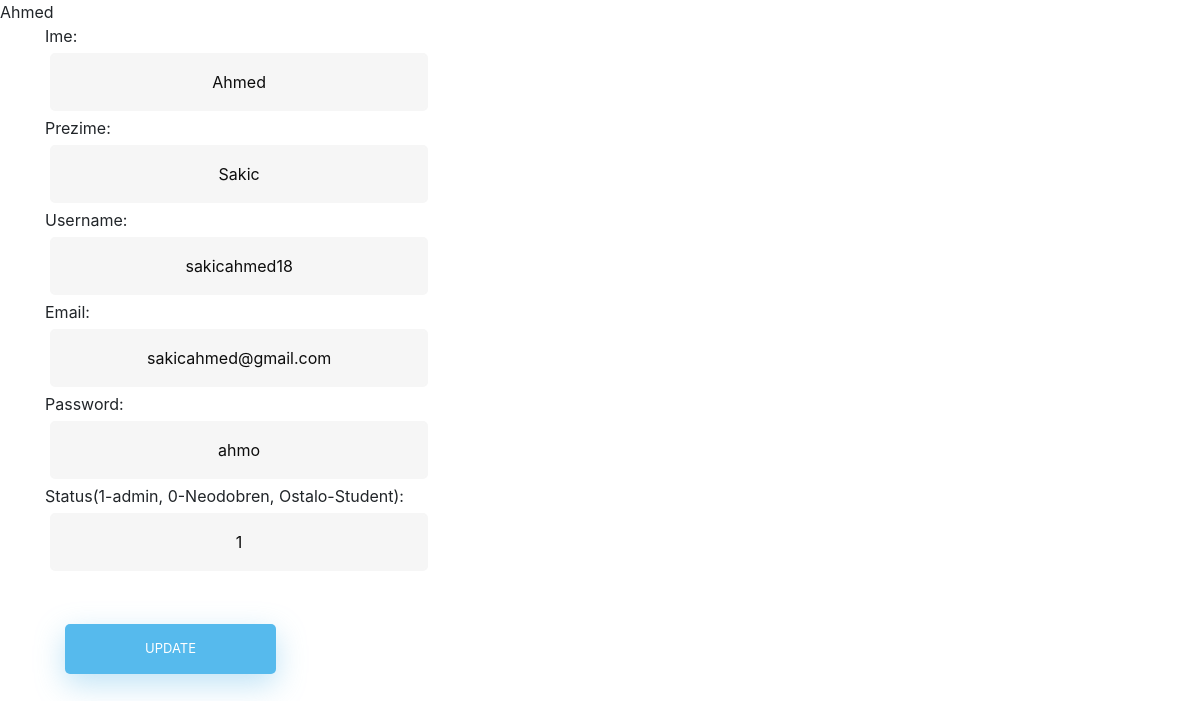
/PHPproject/update.php?a=sakicahmed18, run on the app's committed database.
### tables this page shows
CREATE TABLE `users` (
  `user_id` int(255) NOT NULL,
  `Ime` varchar(255) NOT NULL,
  `Prezime` varchar(255) NOT NULL,
  `Password` varchar(255) NOT NULL,
  `Username` varchar(255) NOT NULL,
  `Email` varchar(255) NOT NULL,
  `Administrator` int(1) NOT NULL
);

### PHPproject/update.php (the view, shortened to what this page needs)
<?php require_once "includes/database.php" ?>
<?php
$usname=$_GET["a"];
$updateqry="SELECT Ime,Prezime,Password,Email,Administrator FROM users WHERE Username='$usname'";
$res=mysqli_query($conn,$updateqry);
$row = mysqli_fetch_assoc($res);
?>
<!DOCTYPE html>
<html lang="en">
<head>
     <link rel="stylesheet" href="style.css">
      <link rel="stylesheet" href="https://maxcdn.bootstrapcdn.com/bootstrap/4.5.2/css/bootstrap.min.css">
</head>
<body>
    <div class="container">
        <div class="row">
            <div class="col-md-5">
                <form action="test.php" method="post">
      Ime:  <br>
    <input type="text"  name="ime" id="ime" value=<?php echo $row['Ime'] ?> >
    Prezime:
    <input type="text"  name="prezime" id="prezime" value=<?php echo $row['Prezime'] ?>>
    Username:
    <input type="text"  name="username" id="username" value=<?php echo $usname ?> >
<br>
    Email:  <br>
    <input type="text"  name="email" id="email" value=<?php echo $row['Email'] ?>>
<br>
    Password:
    <input type="text"  name="psw" id="psw" value=<?php echo $row['Password'] ?> >
    Status(1-admin, 0-Neodobren, Ostalo-Student):
    <input type="text"  name="adm" id="adm" value=<?php echo $row['Administrator'] ?> >
      <input class="mt-5" type="submit" value="UPDATE" name="UPDATE">
    </form>
            </div>
        </div>
    </div>
</body>
</html>

### PHPproject/style.css (style rules this page uses)
input[type=button], input[type=submit], input[type=reset] { background-color: #56baed; border: none; color: white; padding: 15px 80px; text-align: center; text-decoration: none; display: inline-block; text-transform: uppercase; font-size: 13px; box-shadow: 0 10px 30px 0 rgba(95,186,233,0.4); box-shadow: 0 10px 30px 0 rgba(95,186,233,0.4); border-radius: 5px 5px 5px 5px; border-radius: 5px 5px 5px 5px; margin: 5px 20px 40px 20px; transition: all 0.3s ease-in-out; transition: all 0.3s ease-in-out; transition: all 0.3s ease-in-out; transition: all 0.3s ease-in-out; transition: all 0.3s ease-in-out; }
input[type=text] { background-color: #f6f6f6; border: none; color: #0d0d0d; padding: 15px 32px; text-align: center; text-decoration: none; display: inline-block; font-size: 16px; margin: 5px; width: 85%; border: 2px solid #f6f6f6; transition: all 0.5s ease-in-out; transition: all 0.5s ease-in-out; transition: all 0.5s ease-in-out; transition: all 0.5s ease-in-out; transition: all 0.5s ease-in-out; border-radius: 5px 5px 5px 5px; border-radius: 5px 5px 5px 5px; }
input[type=text]:placeholder { color: #cccccc; }

### data on the page
users: ime "Ahmed", prezime "Sakic", email "sakicahmed@gmail.com", psw "ahmo", adm "1"
